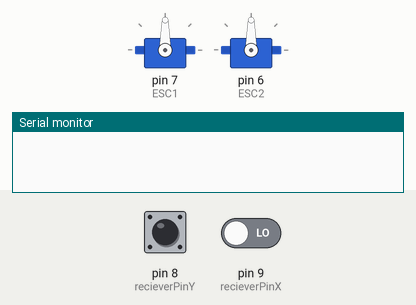
A sketch run on a simulated Arduino Uno, built with avr-gcc and run on an emulated ATmega328P. Parts: 2 × servo, the last lines printed to the serial monitor. The inputs (shaded band) are chosen by the test bench; at power-on: pin 8 (recieverPinY) LOW, pin 9 (recieverPinX) LOW.

Above: at 1.2 s.
1.3 s: pin 8 (recieverPinY) pulsed HIGH 5 times (0.12 s each, 0.3 s apart)
At 4.1 s:
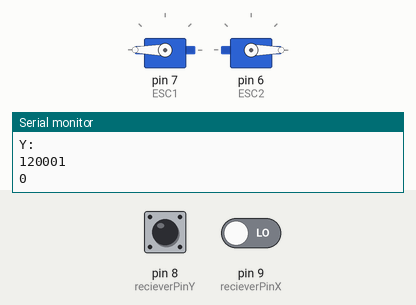
At 5.7 s:
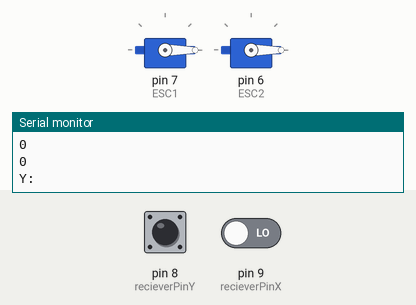
Timing chart, 0 to 7.2 s (numbered marks = the images above; inputs shaded):
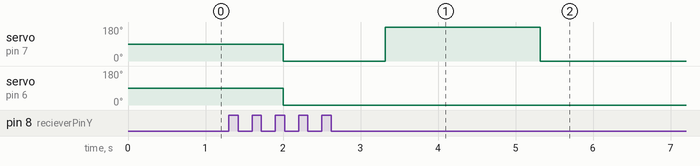

The sketch:

differentialMotorCodeV1.ino
```cpp
#include <Servo.h>

int recieverPinY = 8;
int recieverPinX = 9;
const int durationMax = 2000;
const int durationMin = 900;
Servo ESC1;//creates esc object using servo library
Servo ESC2;
const int Esc1Pin = 7;
const int Esc2Pin = 6;
unsigned long pinValueY;//creates variable, unsigned long has larger range of storage
unsigned long pinValueX;
int pwm;

void setup() {
  // put your setup code here, to run once:
  pinMode(recieverPinY, INPUT);//set reciever pin as input
  pinMode(recieverPinX, INPUT);
  Serial.begin(9600);
  ESC1.attach(7,900,2000);//servo attach: pin, minPW, maxPW
  ESC2.attach(6,900,2000);
}

void loop() {
  // put your main code here, to run repeatedly:
  pinValueY = pulseIn(recieverPinY, HIGH);//reads value from reciever
  pinValueX = pulseIn(recieverPinX, HIGH);
  Serial.println(pinValueY);
  Serial.println(pinValueX);
  Serial.println("Y: " + pinValueY);
  //Serial.println("X: " + pinValueX);
  /*pulseDurationY = pinValueY;
  pulseDurationX = pinValueX;*/
  pwm = map(pinValueY, 0, durationMax, 0, 180);//scales it to 180 degrees of servo
  /*analogWrite(Esc1Pin, pwm);
  analogWrite(Esc2Pin, pwm);*/
  if (pinValueX < 1200 ){
    ESC1.write(pwm);
    ESC2.write(0);
  } else if (pinValueX > 1800) {
    ESC1.write(0);
    ESC2.write(pwm);
  } else {
    ESC1.write(pwm);//writes to servo variable
    ESC2.write(pwm);
  }
}
```
